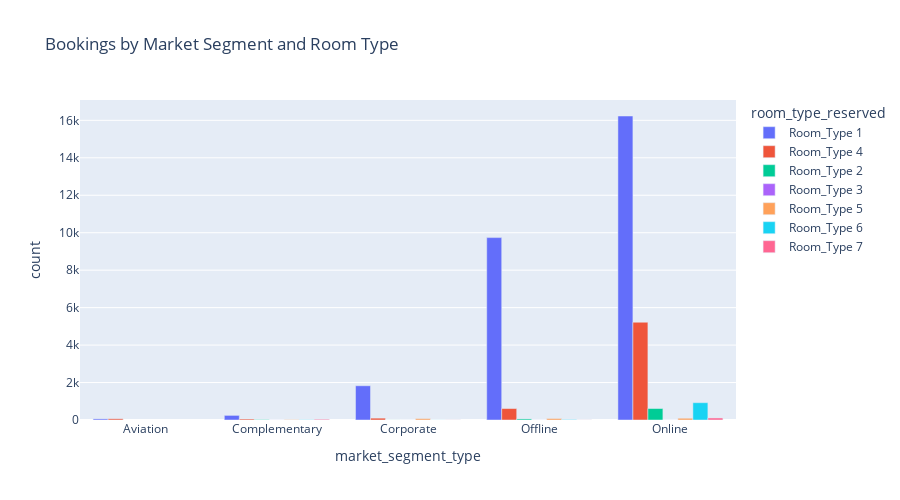

The code cell stored with this chart in its notebook:
### Code cell
# market_df=df.groupby("market_segment_type").count()
market_df = df.groupby(["market_segment_type", "room_type_reserved"]).size().reset_index(name="count")

fig = px.bar(market_df, 
             x="market_segment_type", 
             y="count",
             color="room_type_reserved", 
             barmode="group",
             title="Bookings by Market Segment and Room Type",
             height=500)
fig.show()

### Figure 1 — Plotly figure (JSON) as saved in the notebook; plotly's stock layout.template omitted (floating-point values rounded to 4 significant figures)
{"data": [{"alignmentgroup": "True", "hovertemplate": "room_type_reserved=Room_Type 1<br>market_segment_type=%{x}<br>count=%{y}<extra></extra>", "legendgroup": "Room_Type 1", "marker": {"color": "#636efa", "pattern": {"shape": ""}}, "name": "Room_Type 1", "offsetgroup": "Room_Type 1", "orientation": "v", "showlegend": true, "textposition": "auto", "type": "bar", "x": ["Aviation", "Complementary", "Corporate", "Offline", "Online"], "xaxis": "x", "y": [60, 246, 1828, 9739, 16232], "yaxis": "y"}, {"alignmentgroup": "True", "hovertemplate": "room_type_reserved=Room_Type 4<br>market_segment_type=%{x}<br>count=%{y}<extra></extra>", "legendgroup": "Room_Type 4", "marker": {"color": "#EF553B", "pattern": {"shape": ""}}, "name": "Room_Type 4", "offsetgroup": "Room_Type 4", "orientation": "v", "showlegend": true, "textposition": "auto", "type": "bar", "x": ["Aviation", "Complementary", "Corporate", "Offline", "Online"], "xaxis": "x", "y": [65, 52, 99, 612, 5221], "yaxis": "y"}, {"alignmentgroup": "True", "hovertemplate": "room_type_reserved=Room_Type 2<br>market_segment_type=%{x}<br>count=%{y}<extra></extra>", "legendgroup": "Room_Type 2", "marker": {"color": "#00cc96", "pattern": {"shape": ""}}, "name": "Room_Type 2", "offsetgroup": "Room_Type 2", "orientation": "v", "showlegend": true, "textposition": "auto", "type": "bar", "x": ["Complementary", "Corporate", "Offline", "Online"], "xaxis": "x", "y": [20, 2, 57, 613], "yaxis": "y"}, {"alignmentgroup": "True", "hovertemplate": "room_type_reserved=Room_Type 3<br>market_segment_type=%{x}<br>count=%{y}<extra></extra>", "legendgroup": "Room_Type 3", "marker": {"color": "#ab63fa", "pattern": {"shape": ""}}, "name": "Room_Type 3", "offsetgroup": "Room_Type 3", "orientation": "v", "showlegend": true, "textposition": "auto", "type": "bar", "x": ["Complementary", "Corporate", "Offline", "Online"], "xaxis": "x", "y": [2, 1, 2, 2], "yaxis": "y"}, {"alignmentgroup": "True", "hovertemplate": "room_type_reserved=Room_Type 5<br>market_segment_type=%{x}<br>count=%{y}<extra></extra>", "legendgroup": "Room_Type 5", "marker": {"color": "#FFA15A", "pattern": {"shape": ""}}, "name": "Room_Type 5", "offsetgroup": "Room_Type 5", "orientation": "v", "showlegend": true, "textposition": "auto", "type": "bar", "x": ["Complementary", "Corporate", "Offline", "Online"], "xaxis": "x", "y": [17, 73, 80, 93], "yaxis": "y"}, {"alignmentgroup": "True", "hovertemplate": "room_type_reserved=Room_Type 6<br>market_segment_type=%{x}<br>count=%{y}<extra></extra>", "legendgroup": "Room_Type 6", "marker": {"color": "#19d3f3", "pattern": {"shape": ""}}, "name": "Room_Type 6", "offsetgroup": "Room_Type 6", "orientation": "v", "showlegend": true, "textposition": "auto", "type": "bar", "x": ["Complementary", "Corporate", "Offline", "Online"], "xaxis": "x", "y": [14, 3, 23, 924], "yaxis": "y"}, {"alignmentgroup": "True", "hovertemplate": "room_type_reserved=Room_Type 7<br>market_segment_type=%{x}<br>count=%{y}<extra></extra>", "legendgroup": "Room_Type 7", "marker": {"color": "#FF6692", "pattern": {"shape": ""}}, "name": "Room_Type 7", "offsetgroup": "Room_Type 7", "orientation": "v", "showlegend": true, "textposition": "auto", "type": "bar", "x": ["Complementary", "Corporate", "Offline", "Online"], "xaxis": "x", "y": [39, 5, 5, 109], "yaxis": "y"}], "layout": {"barmode": "group", "height": 500, "legend": {"title": {"text": "room_type_reserved"}, "tracegroupgap": 0}, "title": {"text": "Bookings by Market Segment and Room Type"}, "xaxis": {"anchor": "y", "domain": [0, 1], "title": {"text": "market_segment_type"}}, "yaxis": {"anchor": "x", "domain": [0, 1], "title": {"text": "count"}}}}
